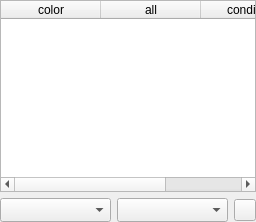
                <widget class="QWidget" name="page_border_color_conditional">
                 <property name="sizePolicy">
                  <sizepolicy hsizetype="Preferred" vsizetype="Ignored">
                   <horstretch>0</horstretch>
                   <verstretch>0</verstretch>
                  </sizepolicy>
                 </property>
                 <layout class="QVBoxLayout" name="layout_border_color_conditional">
                  <property name="spacing">
                   <number>6</number>
                  </property>
                  <property name="leftMargin">
                   <number>0</number>
                  </property>
                  <property name="topMargin">
                   <number>0</number>
                  </property>
                  <property name="rightMargin">
                   <number>0</number>
                  </property>
                  <property name="bottomMargin">
                   <number>0</number>
                  </property>
                  <item>
                   <widget class="QTableWidget" name="table_border_color_conditions">
                    <property name="toolTip">
                     <string>Right-click a rule for options</string>
                    </property>
                    <property name="minimumSize">
                     <size>
                      <width>0</width>
                      <height>148</height>
                     </size>
                    </property>
                    <property name="showGrid">
                     <bool>false</bool>
                    </property>
                    <property name="gridStyle">
                     <enum>Qt::PenStyle::NoPen</enum>
                    </property>
                    <property name="rowCount">
                     <number>0</number>
                    </property>
                    <property name="columnCount">
                     <number>3</number>
                    </property>
                    <attribute name="horizontalHeaderStretchLastSection">
                     <bool>true</bool>
                    </attribute>
                    <attribute name="verticalHeaderVisible">
                     <bool>false</bool>
                    </attribute>
                    <attribute name="verticalHeaderMinimumSectionSize">
                     <number>12</number>
                    </attribute>
                    <attribute name="verticalHeaderDefaultSectionSize">
                     <number>18</number>
                    </attribute>
                    <column>
                     <property name="text">
                      <string>color</string>
                     </property>
                    </column>
                    <column>
                     <property name="text">
                      <string>all</string>
                     </property>
                    </column>
                    <column>
                     <property name="text">
                      <string>condition</string>
                     </property>
                    </column>
                   </widget>
                  </item>
                  <item>
                   <layout class="QHBoxLayout" name="layout_border_color_condition_builder">
                    <property name="spacing">
                     <number>6</number>
                    </property>
                    <item>
                     <widget class="QComboBox" name="combo_border_color_condition_field">
                      <property name="sizePolicy">
                       <sizepolicy hsizetype="Expanding" vsizetype="Fixed">
                        <horstretch>0</horstretch>
                        <verstretch>0</verstretch>
                       </sizepolicy>
                      </property>
                      <property name="sizeAdjustPolicy">
                       <enum>QComboBox::SizeAdjustPolicy::AdjustToMinimumContentsLengthWithIcon</enum>
                      </property>
                      <property name="minimumContentsLength">
                       <number>6</number>
                      </property>
                     </widget>
                    </item>
                    <item>
                     <widget class="QComboBox" name="combo_border_color_condition_value">
                      <property name="sizePolicy">
                       <sizepolicy hsizetype="Expanding" vsizetype="Fixed">
                        <horstretch>0</horstretch>
                        <verstretch>0</verstretch>
                       </sizepolicy>
                      </property>
                      <property name="sizeAdjustPolicy">
                       <enum>QComboBox::SizeAdjustPolicy::AdjustToMinimumContentsLengthWithIcon</enum>
                      </property>
                      <property name="minimumContentsLength">
                       <number>6</number>
                      </property>
                     </widget>
                    </item>
                    <item>
                     <widget class="QToolButton" name="button_add_border_color_condition">
                      <property name="sizePolicy">
                       <sizepolicy hsizetype="Fixed" vsizetype="Fixed">
                        <horstretch>0</horstretch>
                        <verstretch>0</verstretch>
                       </sizepolicy>
                      </property>
                      <property name="minimumSize">
                       <size>
                        <width>22</width>
                        <height>22</height>
                       </size>
                      </property>
                      <property name="maximumSize">
                       <size>
                        <width>22</width>
                        <height>22</height>
                       </size>
                      </property>
                      <property name="toolTip">
                       <string>Add border-color rule</string>
                      </property>
                      <property name="text">
                       <string/>
                      </property>
                      <property name="icon">
                       <iconset>
                        <normaloff>../../shared/icons/material/add.svg</normaloff>../../shared/icons/material/add.svg</iconset>
                      </property>
                      <property name="iconName" stdset="0">
                       <string>add</string>
                      </property>
                     </widget>
                    </item>
                   </layout>
                  </item>
                 </layout>
                </widget>
